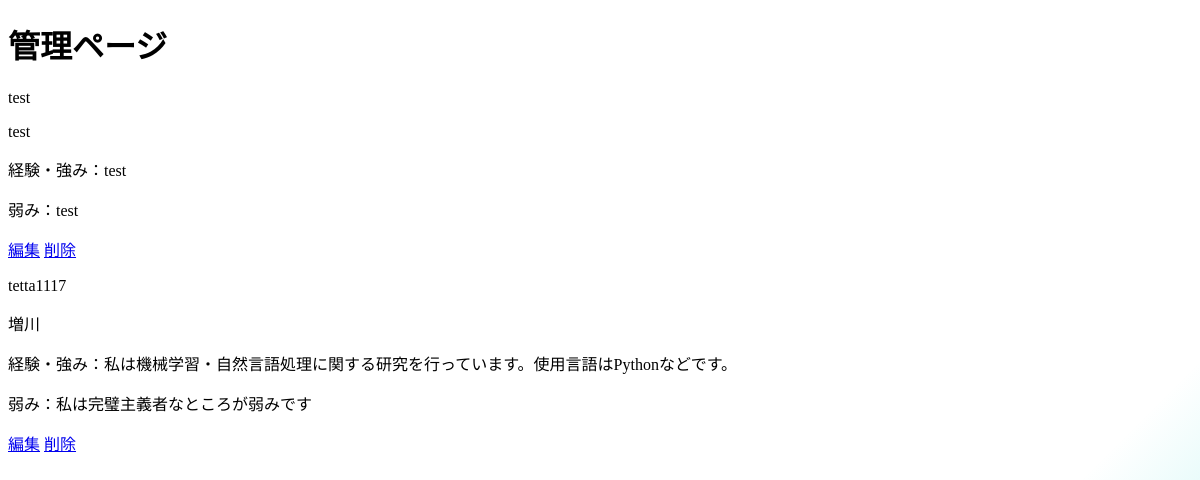
The page /admin on the database as committed earlier.
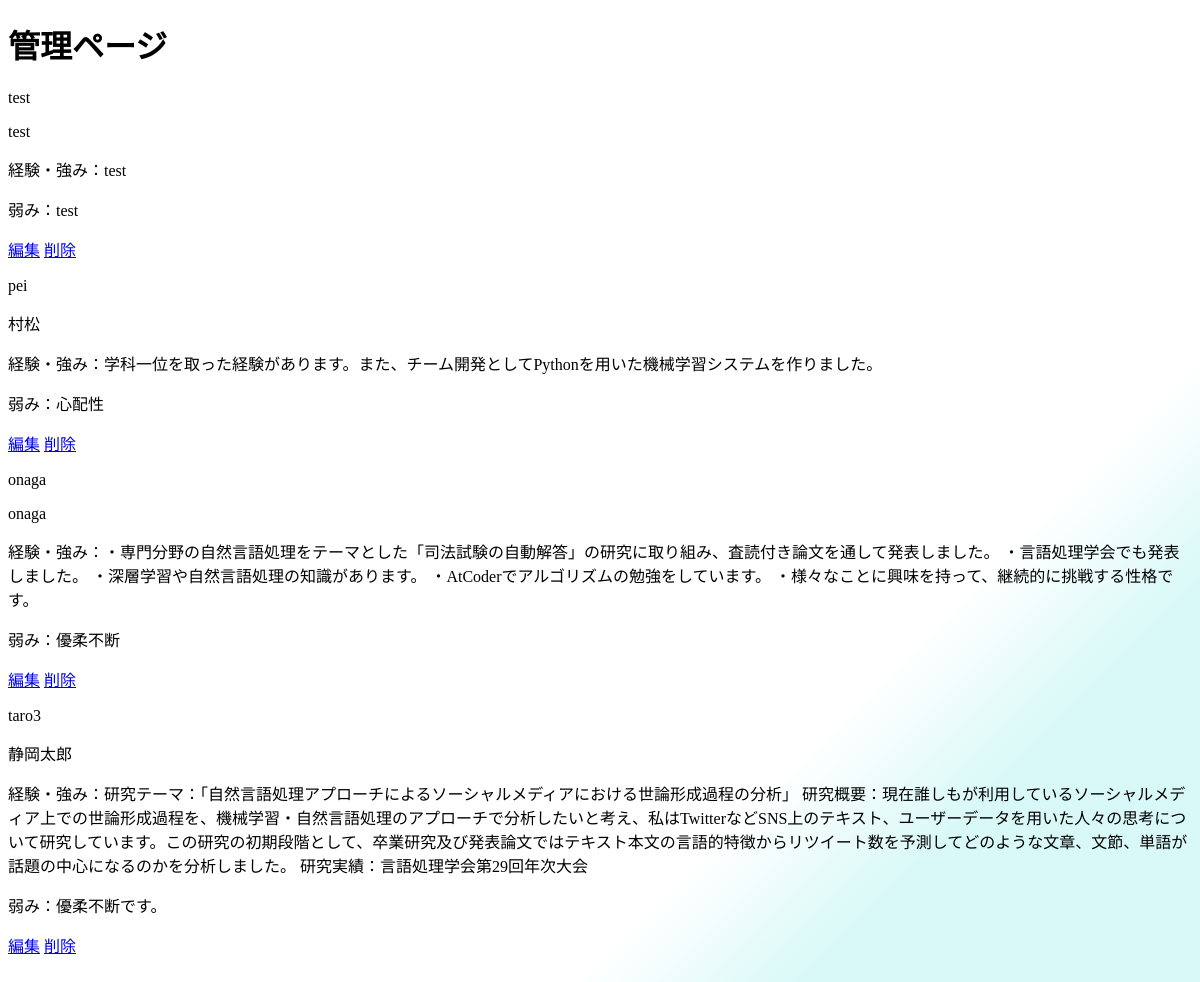
The same page on the database as committed later.
### src/app.py (models this page shows)
class UserInformation(UserMixin, db.Model):
    id = db.Column(db.String(10), primary_key=True, autoincrement=False)
    name = db.Column(db.String(20), nullable=False)
    password = db.Column(db.String(100), nullable=False)
    experience = db.Column(db.String(500), nullable=False)
    weakness = db.Column(db.String(500), nullable=False)

### src/app.py (the view)
@app.route("/admin")
def admin():
    users = UserInformation.query.all()
    return  render_template("admin.html", users=users)

### src/templates/admin.html (shortened to what this page needs)
<!DOCTYPE HTML>
<html lang="ja">
    <head>
        <link rel="stylesheet" href="../static/css/style1.css">
    </head>
    <body>
        <h1>管理ページ</h1>
        {% for user in users %}
        <user>
            <p>{{user.id}}</p>
            <p>{{user.name}}</p>
            <p>経験・強み：{{user.experience}}</p>
            <p>弱み：{{user.weakness}}</p>
            <a href='/admin_update/{{user.id}}' role='button'>編集</a>
            <a href='/admin_delete/{{user.id}}' role='button'>削除</a>
        </user>
        {% endfor %}
    </body>
</html>

### src/static/css/style1.css (style rules this page uses)
body { background: linear-gradient(135deg, #fff 50%, #fff 70%, #0dd7d029 80%); background-size: cover; background-repeat: no-repeat; height: 1000px; }

Rows that differ between the two databases and show on the page:
removed UserInformation: id "tetta1117", name "増川", experience "私は機械学習・自然言語処理に関する研究を行っています。使用言語はPythonなどです。", weakness "私は完璧主義者なところが弱みです"
added UserInformation: id "pei", name "村松", experience "学科一位を取った経験があります。また、チーム開発としてPythonを用いた機械学習システムを作りました。", weakness "心配性"
added UserInformation: id "onaga", name "onaga", experience "・専門分野の自然言語処理をテーマとした「司法試験の自動解答」の研究に取り組み、査読付き論文を通して発表しました。 ・言語処理学会でも発表しました。 ・深層学習や自然言語処理の知識があります。 ・AtCoderでアルゴリズムの勉強をしています。 ・様々なことに興味を持って、継続的に挑戦する性格です。", weakness "優柔不断"
added UserInformation: id "taro3", name "静岡太郎", experience "研究テーマ：「自然言語処理アプローチによるソーシャルメディアにおける世論形成過程の分析」 研究概要：現在誰しもが利用しているソーシャルメディア上での世論形成過程を、機械学習・自然言語処理のアプローチで分析したいと考え、私はTwitterなどSNS上のテキスト、ユーザーデータを用いた人々の思考について研究しています。この研究の初期段階として、卒業研究及び発表論文ではテキスト本文の言語的特徴からリツイート数を予測してどのような文章、文節、単語が話題の中心になるのかを分析しました。 研究実績：言語処理学会第29回年次大会", weakness "優柔不断です。"
